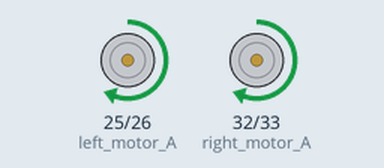
Simulated run of this program. Board: ESP32. On the bench: motor-driver pin pairs drawn as motors (green arrow = first pin HIGH = forward, orange = second pin HIGH = backward, longer = more drive).

Above: at 0.1 s.
At 7.1 s:
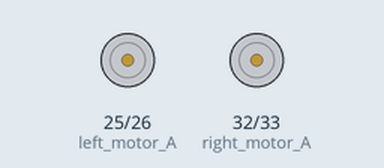
At 19.1 s:
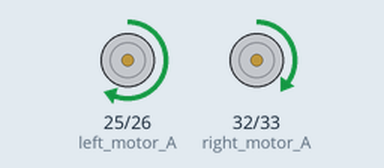
At 38.1 s:
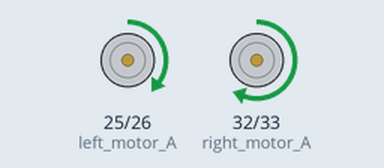
Timing chart, 0 to 39.6 s (numbered marks = the images above):
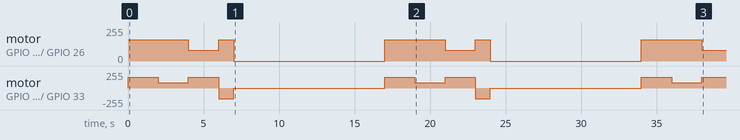

The program:

main.cpp
```cpp
#include <Arduino.h>
int left_motor_A = 25;  // Chân điều khiển động cơ trái
int left_motor_B = 26;  // Chân điều khiển động cơ trái
int right_motor_A = 32; // Chân điều khiển động cơ phải
int right_motor_B = 33; // Chân điều khiển động cơ phải

void chay(int toc_do, int huong)
{
  if (huong == 0)
  { // Tiến thẳng
    ledcWrite(0, toc_do);    ledcWrite(1, 0);
    ledcWrite(2, toc_do);    ledcWrite(3, 0);
  }
  else if (huong == 1)
  { // Rẽ trái
    ledcWrite(0, toc_do);    ledcWrite(1, 0);
    ledcWrite(2, toc_do / 2);    ledcWrite(3, 0);
  }
  else if (huong == 2)
  { // Rẽ phải
    ledcWrite(0, toc_do / 2);    ledcWrite(1, 0);
    ledcWrite(2, toc_do);    ledcWrite(3, 0);
  }
  else if (huong == 3)
  { // Quay đầu (U-turn)
    ledcWrite(0, toc_do);    ledcWrite(1, 0);
    ledcWrite(2, 0);    ledcWrite(3, toc_do);
    delay(1000);
    ledcWrite(0, 0);    ledcWrite(1, 0);
    ledcWrite(2, 0);    ledcWrite(3, 0);
  }
}

void dung()
{
  ledcWrite(0, 0);  ledcWrite(1, 0);
  ledcWrite(2, 0);  ledcWrite(3, 0);
}

// Chường trình trên ở trang trước
void setup()
{
  // Khởi tạo các chân điều khiển động cơ PWM
  ledcSetup(0, 1000, 8);// PWM cho động cơ trái A
  ledcSetup(1, 1000, 8);// PWM cho động cơ trái B
  ledcSetup(2, 1000, 8);// PWM cho động cơ phải A
  ledcSetup(3, 1000, 8);// PWM cho động cơ phải B
  ledcAttachPin(left_motor_A, 0);// Gắn chân điều khiển động cơ trái A vào kênh PWM 0
  ledcAttachPin(left_motor_B, 1);// Gắn chân điều khiển động cơ trái B vào kênh PWM 1
  ledcAttachPin(right_motor_A, 2);// Gắn chân điều khiển động cơ phải A vào kênh PWM 2
  ledcAttachPin(right_motor_B, 3);// Gắn chân điều khiển động cơ phải B vào kênh PWM 3
}

void loop()
{
  chay(160, 0); // Tiến thẳng với tốc độ tối đa
  delay(2000);  // Chạy trong 2 giây
  chay(160, 1); // Rẽ trái với tốc độ tối đa
  delay(2000);  // Rẽ trong 2 giây
  chay(160, 2); // Rẽ phải với tốc độ tối đa
  delay(2000);  // Rẽ trong 2 giây
  chay(160, 3); // Quay đầu (U-turn) với tốc độ tối đa
  dung();       // Dừng lại
  delay(10000);  // Dừng trong 2 giây
}
```

Measured:
- by itself, motor on GPIO 25 (left_motor_A) / GPIO 26 (left_motor_B): repeats every 17.0 s: forward 80/255 2.0 s, forward 159/255 1.0 s, stopped 10.0 s, forward 159/255 4.0 s
- by itself, motor on GPIO 32 (right_motor_A) / GPIO 33 (right_motor_B): repeats every 17.0 s: forward 80/255 2.0 s, forward 159/255 2.0 s, backward 159/255 1.0 s, stopped 10.0 s, forward 159/255 2.0 s
